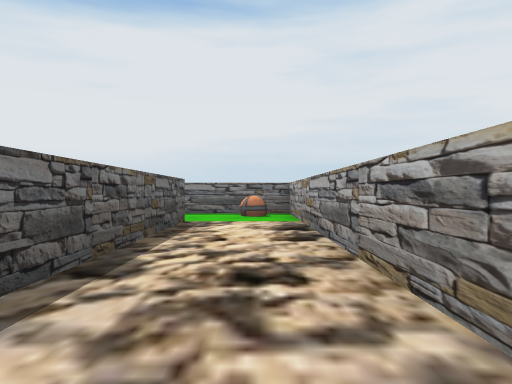
view 1 (above)

24 first-person views from a walk through a scene from a Unity 3-D project. The camera is 0.56 m above the floor, looks level and sees 70° across. The floor is counted in squares, 1 m on a side. Each view is taken from the middle of a square. On the plan, view 1 faces up. The plan holds only what a view shows up to about 10 squares ahead; the rest is blank. The place goes on beyond the plan.

view 2
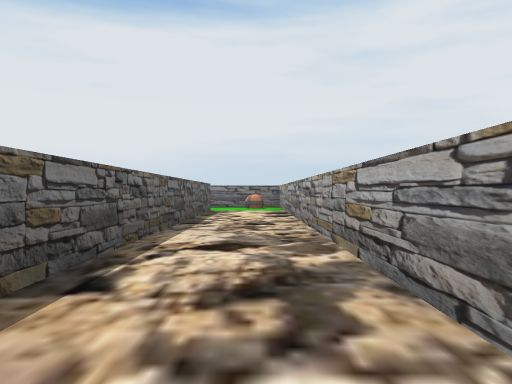

view 3
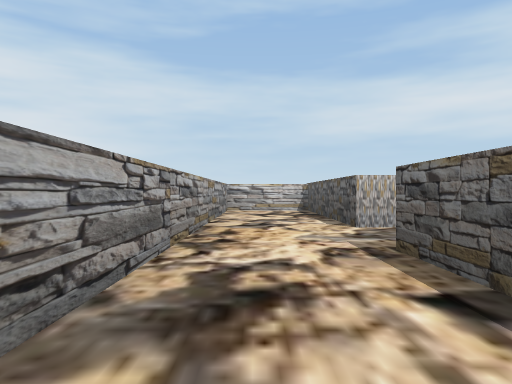

view 4
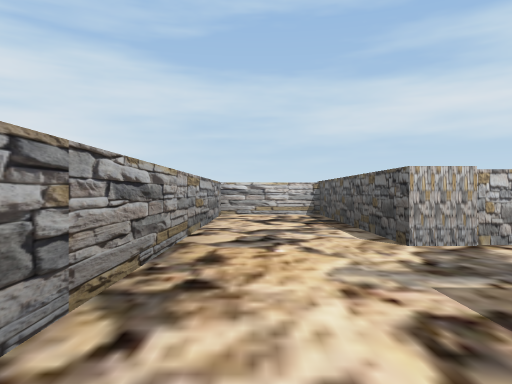

view 5
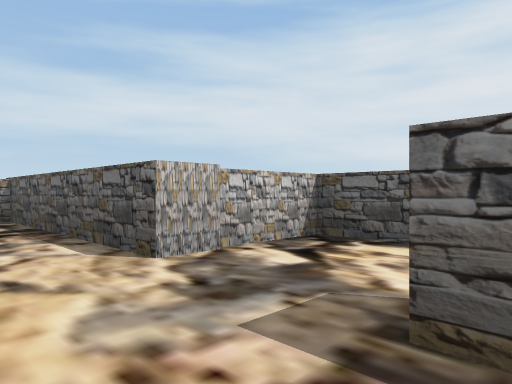

view 6
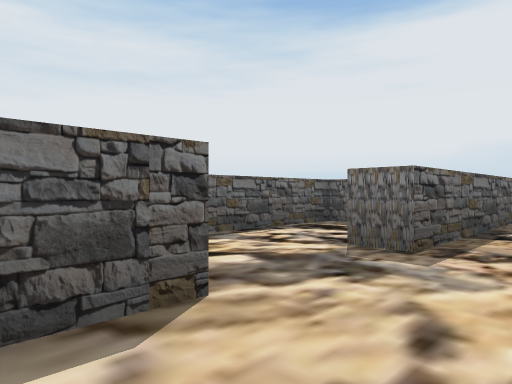

view 7
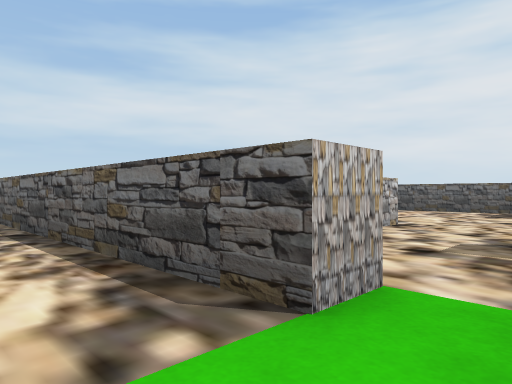

view 8
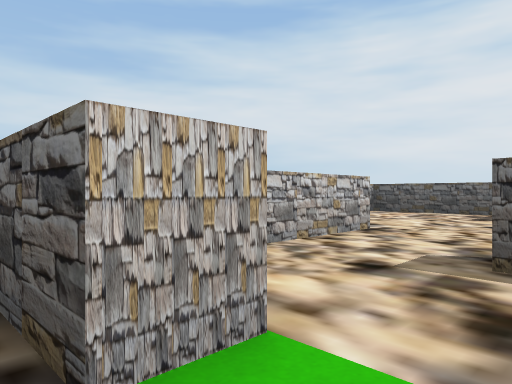

view 9
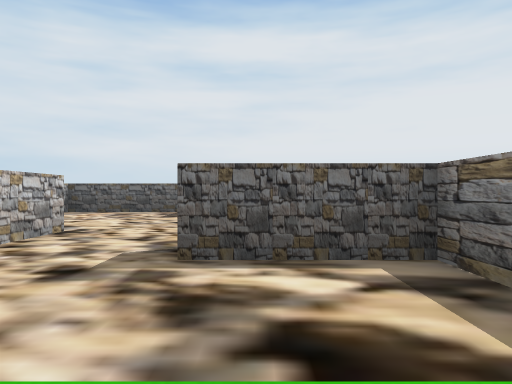

view 10
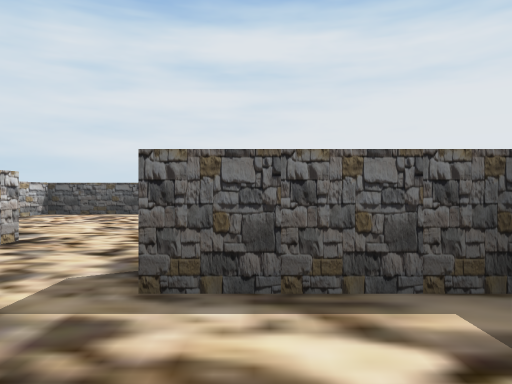

view 11
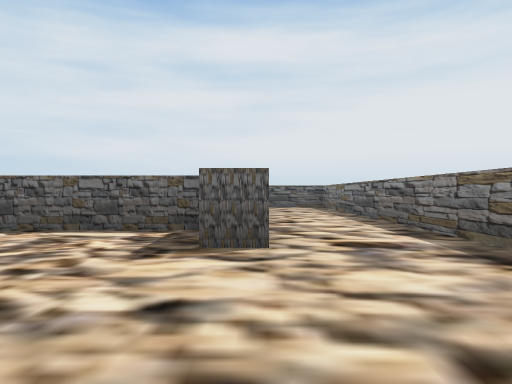

view 12
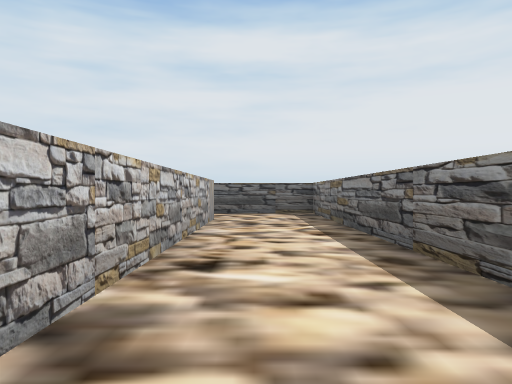

view 13
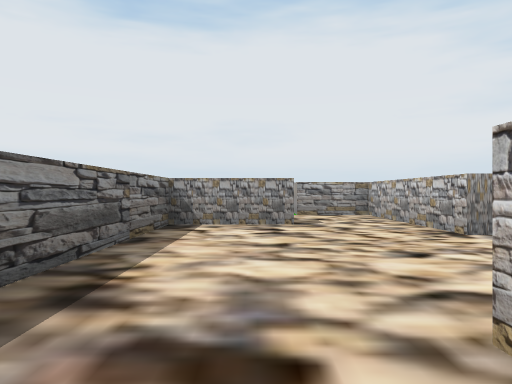

view 14
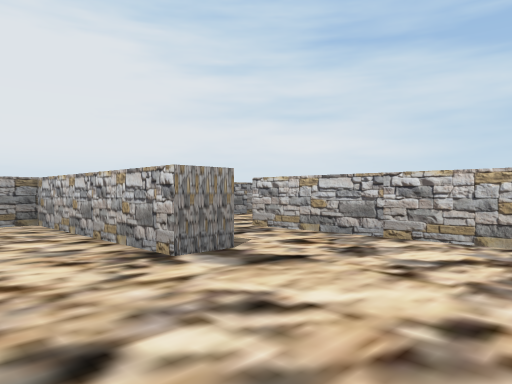

view 15
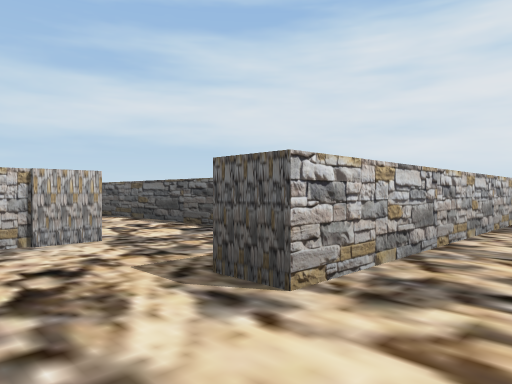

view 16
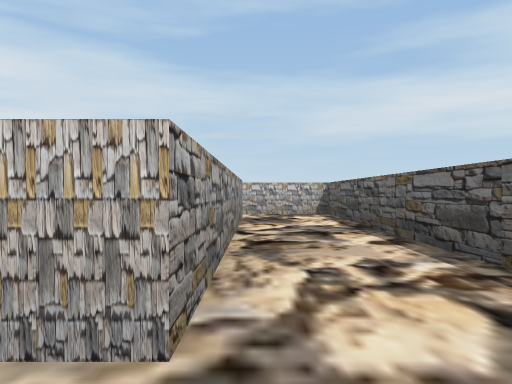

view 17
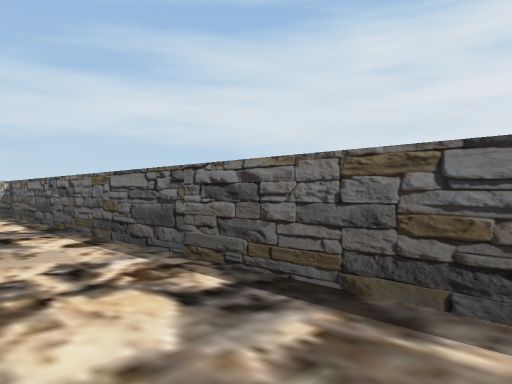

view 18
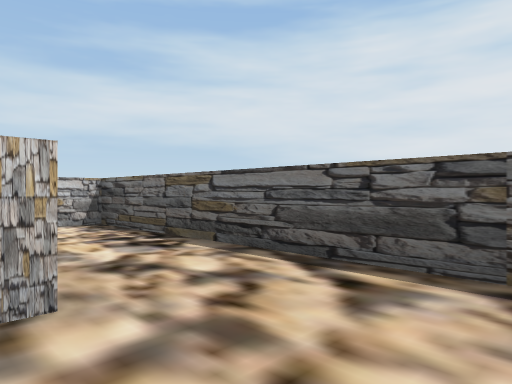

view 19
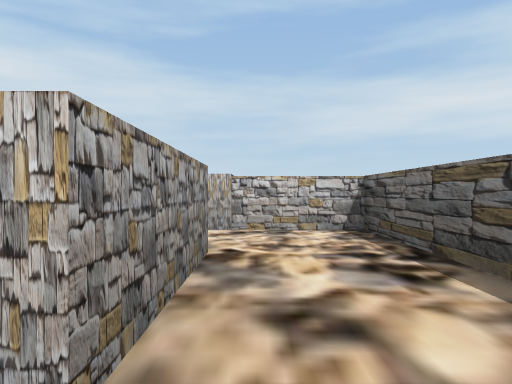

view 20
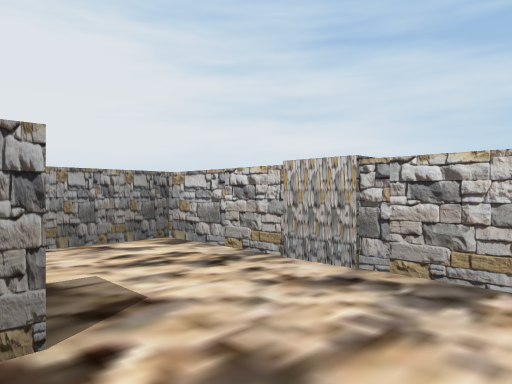

view 21
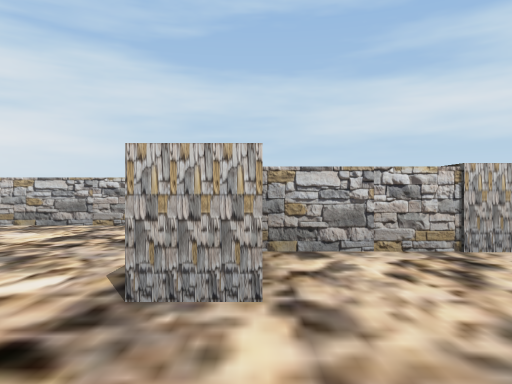

view 22
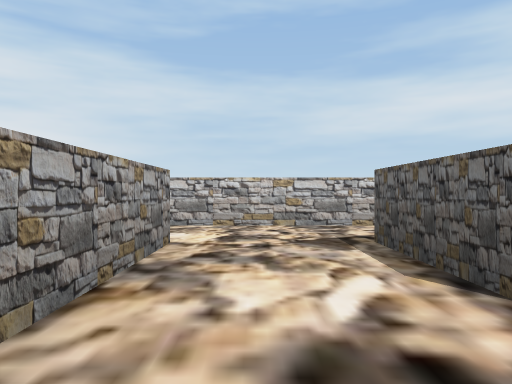

view 23
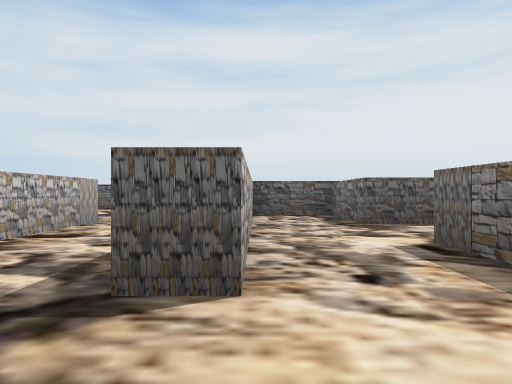

view 24
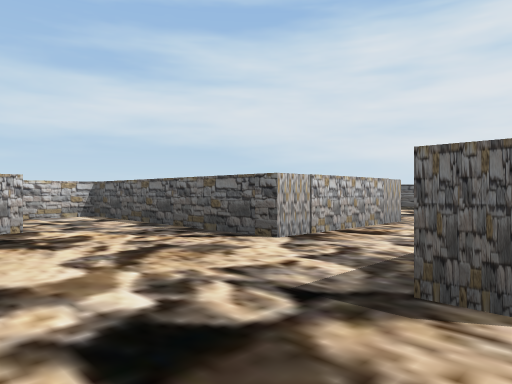

### Floor plan
Ten units are one square. View 1 is at (0, 0); x grows to the right and y downward. Boxes are objects, and circles mark ways between rooms. Rooms are numbered by the first view taken in them; rooms with no view inside come last. Other rooms are left out.
<svg viewBox="-201 -100 215 216">
<path fill="none" stroke="#000" d="M-35 -53 -21 -53 -21 -71 -14 -71 -14 36M-16 58 -16 111 9 111 9 -95 -40 -95 -40 -72M-114 -62 -114 -26 -65 -26M-62 -45 -62 -53 -35 -53M-47 -72 -47 -95 -196 -95 -196 -26 -165 -26M-176 -45 -176 -71 -97 -71 -97 -64M-65 -26 -46 -26M-47 66 -47 2 -38 2M-68 -8 -68 84 -46 84M-21 -1 -21 -9M-46 -26 -46 -19M-165 -26 -150 -26M-121 -20 -121 -48M-100 2 -100 9M-149 30 -114 30 -114 55M-108 -20 -121 -20M-144 -20 -169 -20 -169 1M-156 2 -100 2M-14 36 -21 36M-40 10 -40 58 -16 58"/>
<rect x="-5" y="-95" width="10" height="10" fill="#bbb"><title>other object</title></rect>
<rect x="-155" y="-45" width="10" height="20" fill="#bbb"><title>other object</title></rect>
<circle cx="-40" cy="-65" r="3" fill="#2a7"/>
<circle cx="-20" cy="45" r="3" fill="#2a7"/>
<circle cx="-55" cy="-35" r="3" fill="#2a7"/>
<circle cx="-170" cy="-35" r="3" fill="#2a7"/>
<circle cx="-35" cy="-20" r="3" fill="#2a7"/>
<circle cx="-135" cy="-20" r="3" fill="#2a7"/>
<circle cx="-85" cy="5" r="3" fill="#2a7"/>
<text x="-10" y="-10">1</text>
<text x="-110" y="-60">2</text>
<text x="-50" y="-40">3</text>
<text x="-50" y="30">4</text>
<text x="-150" y="-50">5</text>
<text x="-100" y="30">6</text>
<text x="-120" y="-10">7</text>
<text x="-30" y="40">8</text>
</svg>
Room 1 opens to room 2. Room 1 opens to room 8. Room 2 opens to room 3. Room 2 opens to room 5. Room 3 opens to room 4. Room 5 opens to room 7. Room 6 opens to room 7.

Where each view was taken, in squares from view 1:
view 1: 0 up, 0 right, facing up
view 2: 4 down, 0 right, facing up
view 3: 0 up, 0 right, facing down
view 4: 2 down, 0 right, facing down
view 5: 3 down, 0 right, facing down-left
view 6: 7 down, 0 right, facing up-left
view 7: 8 up, 0 right, facing down-left
view 8: 8 up, 1 left, facing down-left
view 9: 8 up, 1 left, facing left
view 10: 8 up, 2 left, facing left
view 11: 7 up, 6 left, facing left
view 12: 8 up, 10 left, facing left
view 13: 8 up, 11 left, facing right
view 14: 7 up, 9 left, facing down-right
view 15: 4 up, 3 left, facing down-left
view 16: 1 up, 5 left, facing down
view 17: 1 up, 5 left, facing down-left
view 18: 9 up, 17 left, facing down-left
view 19: 8 up, 18 left, facing down
view 20: 5 up, 19 left, facing down-right
view 21: 6 up, 15 left, facing down
view 22: 6 up, 13 left, facing down
view 23: 0 up, 8 left, facing left
view 24: 0 up, 8 left, facing down-left
